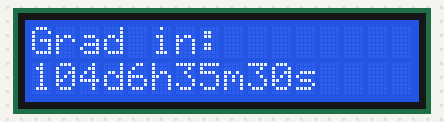
This sketch was run on a simulated Arduino Uno, built with avr-gcc and run on an emulated ATmega328P. Parts: 16×2 character LCD. The local clock reads 2024-03-15 10:24:30 at power-on unless the sketch sets it; what the sketch prints to the serial monitor is not drawn.

Above: at 0.6 s.
At 4.7 s:
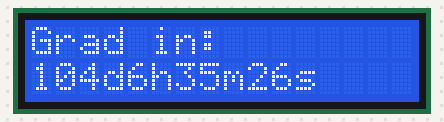
At 9.9 s:
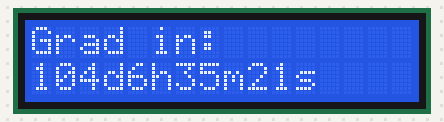
At 19.1 s:
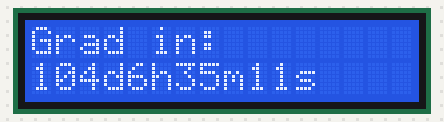
At 28.3 s:
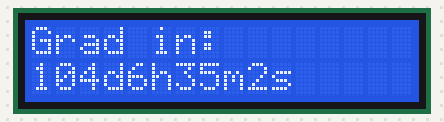
At 38.6 s:
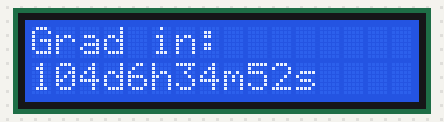

The sketch:

countdown.ino
```cpp
// now.pde
// Prints a snapshot of the current date and time along with the UNIX time
// Modified by Andy Wickert from the JeeLabs / Ladyada RTC library examples
// 5/15/11

#include <Wire.h>
#include <DS3231.h>
#include "LCDIC2.h"

unsigned long bacII = 1728320400;
unsigned long myBday = 1724864400;

unsigned long graduation = 1719507600;

RTClib myRTC;
LCDIC2 lcd(0x27, 16, 2);

void setup () {
    if (lcd.begin()) lcd.print("Hello, World!");
    lcd.clear();

    Serial.begin(9600);
    Wire.begin();
    delay(500);
    Serial.println("Ready!");
}

void loop () {

    DateTime now = myRTC.now();
    unsigned long cTime = now.unixtime();
//
    long timeDiffBac = bacII - cTime;
    long timeDiffGrad = graduation - cTime;

    long timeDiff = timeDiffGrad; //I'm not adding switching logic

    int days = timeDiff / 86400;
    int hours = timeDiff % 86400 / 3600;
    int minutes = timeDiff % 3600 / 60;
    int seconds = (timeDiff % 3600) % 60;

    String d = String(days);
    String h = String(hours);
    String m = String(minutes);
    String s = String(seconds);

    String debug = String(d + "d" + h + "h" + m + "m" + s + "s");

    String bacii = String("BacII in:");
    String grad = String("Grad in:");

    String statement = grad;
    Serial.println(grad);
    Serial.println(debug);

    lcd.setCursor(0, 0);
    lcd.print(statement);
    lcd.setCursor(0, 1);
    lcd.print(debug);
    delay(1000);
    lcd.clear();


}
```

Measured:
- what the display in image 0 shows lasts 1.0 s, from 0.6 s to 1.6 s
